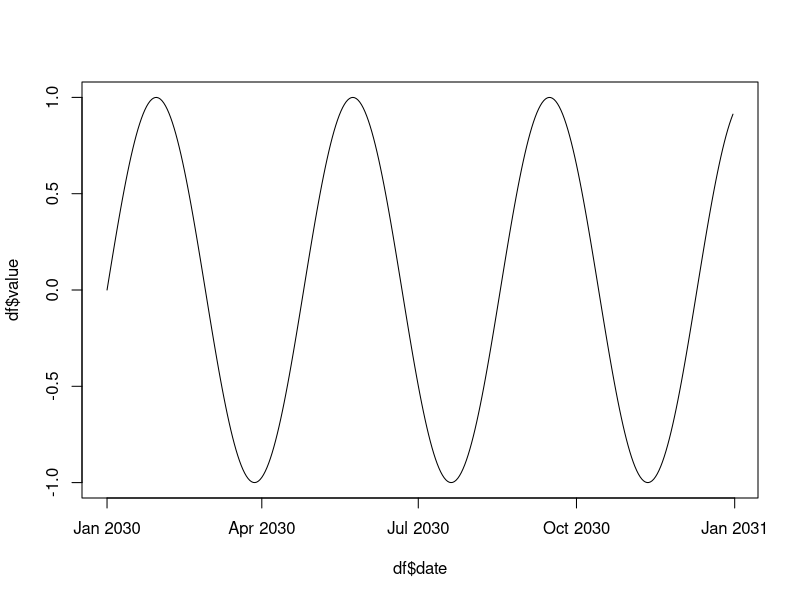

The R script that drew this image: (Note: this script raises an error after producing the figure.)

# Vector -----------------------------------------------------------------------
# Create a vector
x <- runif(20)

# append value to a vector (at the last and 3rd position)
x <- append(x, 6)

# append value to a vector (at the last and 3rd position)
x <- append(x, 9, 3)

# subset of a vector (only take element 1:10 and 12)
x <- x[c(1:10, 12)]

# math operators
x <- x * 2 
x <- (x / 3) + (x - 4) + (x + 5)

# math operators with a specific element of a vector
x[3] <- 2 + 3 - 1 + x[3] * 0

# find max, min, mean, median, summarize
max(x)
min(x)
mean(x)
median(x)
summary(x)

# sort x
sort(x, decreasing = TRUE)

# sort and get index
sorted_x <- sort(x, decreasing = TRUE, index.return = TRUE)

# get sorted values and index
sorted_x$x
sorted_x$ix

# also can find location of max value by
which(x == max(x))

# find which x > median
which(x > mean(x))


# Data frame -------------------------------------------------------------------
# Create data frame
df <- data.frame(date = seq.Date(from = as.Date("2030-01-01", format("%Y-%m-%d")), 
                                 to = as.Date("2030-12-31", format("%Y-%m-%d")), 
                                 by = 1))

# get dimension of data frame
dim(df)

# or get number of rows
nrow(df)

# get number of colums
ncol(df)

# add a column to a data frame
df$value <- sin(seq(0, 20, length.out = nrow(df)))

# plot
plot(x = df$date, y = df$value, type = "l")

# access all values of the 2nd columns
df[,2]
df$value

# all values of the 3rd row
df[3,]

# specific value (3rd row, 2nd column)
df[3,2]

# math operator (each colum/row is a vector) - same as vector, e.g.,
# add all columns "value" with 3
df$value <- df$value + 3

# modify a specific values
df[3,2] <- 4

# get df column name
colnames(df)

# rename df column
colnames(df) <- c("time", "data")

# if you rename, the column order is unchanged, just the column name
df[3,2]

# subset df
df[c(1:10),]
df[df$time < as.Date("2030-01-31", format("%Y-%m-%d")),]
df[df$data > mean(df$data),]

subset(df, data > mean(df$data) &  
         time < as.Date("2030-01-31", format("%Y-%m-%d")))

# aggregate (sum up data by month)
df$month <- month(df$time)
aggregate(data = df, data ~ month, FUN = "sum")

